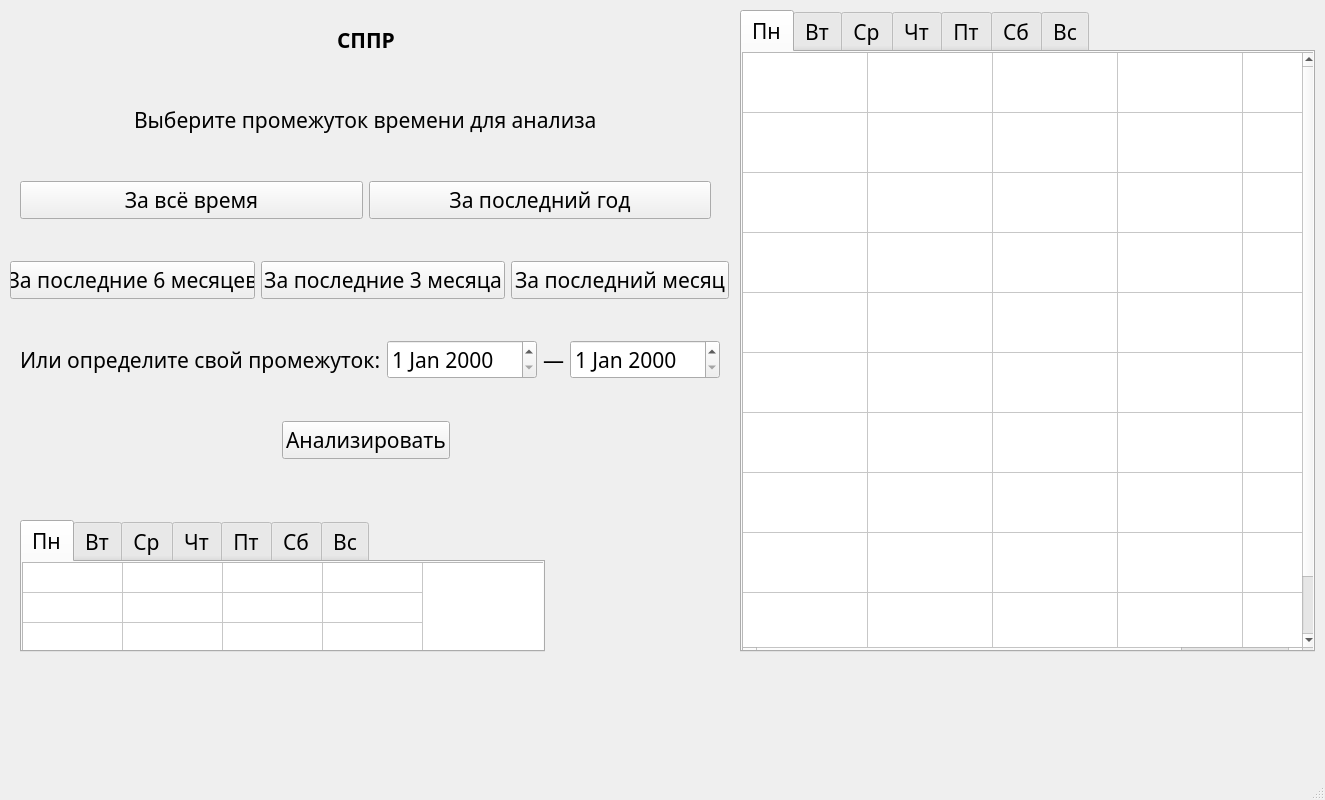
<?xml version="1.0" encoding="UTF-8"?>
<ui version="4.0">
 <class>MainWindow</class>
 <widget class="QMainWindow" name="MainWindow">
  <property name="geometry">
   <rect>
    <x>0</x>
    <y>0</y>
    <width>1325</width>
    <height>800</height>
   </rect>
  </property>
  <property name="windowTitle">
   <string>СППР</string>
  </property>
  <widget class="QWidget" name="centralwidget">
   <widget class="QWidget" name="horizontalLayoutWidget">
    <property name="geometry">
     <rect>
      <x>20</x>
      <y>160</y>
      <width>691</width>
      <height>80</height>
     </rect>
    </property>
    <layout class="QHBoxLayout" name="horizontalLayout">
     <item>
      <widget class="QPushButton" name="all_time">
       <property name="font">
        <font>
         <family>Fira Sans</family>
         <pointsize>16</pointsize>
        </font>
       </property>
       <property name="text">
        <string>За всё время</string>
       </property>
      </widget>
     </item>
     <item>
      <widget class="QPushButton" name="last_year">
       <property name="font">
        <font>
         <family>Fira Sans</family>
         <pointsize>16</pointsize>
        </font>
       </property>
       <property name="text">
        <string>За последний год</string>
       </property>
      </widget>
     </item>
    </layout>
   </widget>
   <widget class="QWidget" name="horizontalLayoutWidget_2">
    <property name="geometry">
     <rect>
      <x>20</x>
      <y>80</y>
      <width>691</width>
      <height>80</height>
     </rect>
    </property>
    <layout class="QHBoxLayout" name="horizontalLayout_2">
     <item>
      <spacer name="horizontalSpacer">
       <property name="orientation">
        <enum>Qt::Horizontal</enum>
       </property>
       <property name="sizeHint" stdset="0">
        <size>
         <width>40</width>
         <height>20</height>
        </size>
       </property>
      </spacer>
     </item>
     <item>
      <widget class="QLabel" name="label">
       <property name="font">
        <font>
         <family>Fira Sans</family>
         <pointsize>16</pointsize>
        </font>
       </property>
       <property name="text">
        <string>Выберите промежуток времени для анализа</string>
       </property>
      </widget>
     </item>
     <item>
      <spacer name="horizontalSpacer_2">
       <property name="orientation">
        <enum>Qt::Horizontal</enum>
       </property>
       <property name="sizeHint" stdset="0">
        <size>
         <width>40</width>
         <height>20</height>
        </size>
       </property>
      </spacer>
     </item>
    </layout>
   </widget>
   <widget class="QWidget" name="horizontalLayoutWidget_3">
    <property name="geometry">
     <rect>
      <x>20</x>
      <y>0</y>
      <width>691</width>
      <height>80</height>
     </rect>
    </property>
    <layout class="QHBoxLayout" name="horizontalLayout_4">
     <item>
      <spacer name="horizontalSpacer_3">
       <property name="orientation">
        <enum>Qt::Horizontal</enum>
       </property>
       <property name="sizeHint" stdset="0">
        <size>
         <width>40</width>
         <height>20</height>
        </size>
       </property>
      </spacer>
     </item>
     <item>
      <widget class="QLabel" name="label_5">
       <property name="font">
        <font>
         <family>Fira Sans</family>
         <pointsize>16</pointsize>
         <weight>75</weight>
         <bold>true</bold>
        </font>
       </property>
       <property name="text">
        <string>СППР</string>
       </property>
      </widget>
     </item>
     <item>
      <spacer name="horizontalSpacer_4">
       <property name="orientation">
        <enum>Qt::Horizontal</enum>
       </property>
       <property name="sizeHint" stdset="0">
        <size>
         <width>40</width>
         <height>20</height>
        </size>
       </property>
      </spacer>
     </item>
    </layout>
   </widget>
   <widget class="QWidget" name="horizontalLayoutWidget_4">
    <property name="geometry">
     <rect>
      <x>20</x>
      <y>320</y>
      <width>782</width>
      <height>80</height>
     </rect>
    </property>
    <layout class="QHBoxLayout" name="horizontalLayout_5">
     <item>
      <widget class="QLabel" name="label_2">
       <property name="font">
        <font>
         <family>Fira Sans</family>
         <pointsize>16</pointsize>
        </font>
       </property>
       <property name="text">
        <string>Или определите свой промежуток:</string>
       </property>
      </widget>
     </item>
     <item>
      <widget class="QDateEdit" name="date_start">
       <property name="font">
        <font>
         <family>Fira Sans</family>
         <pointsize>16</pointsize>
        </font>
       </property>
      </widget>
     </item>
     <item>
      <widget class="QLabel" name="label_3">
       <property name="font">
        <font>
         <family>Fira Sans</family>
         <pointsize>16</pointsize>
        </font>
       </property>
       <property name="text">
        <string>—</string>
       </property>
      </widget>
     </item>
     <item>
      <widget class="QDateEdit" name="date_end">
       <property name="font">
        <font>
         <family>Fira Sans</family>
         <pointsize>16</pointsize>
        </font>
       </property>
      </widget>
     </item>
     <item>
      <spacer name="horizontalSpacer_5">
       <property name="orientation">
        <enum>Qt::Horizontal</enum>
       </property>
       <property name="sizeHint" stdset="0">
        <size>
         <width>40</width>
         <height>20</height>
        </size>
       </property>
      </spacer>
     </item>
    </layout>
   </widget>
   <widget class="QWidget" name="horizontalLayoutWidget_5">
    <property name="geometry">
     <rect>
      <x>20</x>
      <y>400</y>
      <width>691</width>
      <height>80</height>
     </rect>
    </property>
    <layout class="QHBoxLayout" name="horizontalLayout_6">
     <item>
      <spacer name="horizontalSpacer_6">
       <property name="orientation">
        <enum>Qt::Horizontal</enum>
       </property>
       <property name="sizeHint" stdset="0">
        <size>
         <width>40</width>
         <height>20</height>
        </size>
       </property>
      </spacer>
     </item>
     <item>
      <widget class="QPushButton" name="analyze">
       <property name="font">
        <font>
         <family>Fira Sans</family>
         <pointsize>16</pointsize>
        </font>
       </property>
       <property name="text">
        <string>Анализировать</string>
       </property>
      </widget>
     </item>
     <item>
      <spacer name="horizontalSpacer_7">
       <property name="orientation">
        <enum>Qt::Horizontal</enum>
       </property>
       <property name="sizeHint" stdset="0">
        <size>
         <width>40</width>
         <height>20</height>
        </size>
       </property>
      </spacer>
     </item>
    </layout>
   </widget>
   <widget class="QTabWidget" name="tabWidget">
    <property name="geometry">
     <rect>
      <x>740</x>
      <y>10</y>
      <width>575</width>
      <height>642</height>
     </rect>
    </property>
    <property name="font">
     <font>
      <family>Fira Sans</family>
      <pointsize>16</pointsize>
     </font>
    </property>
    <property name="currentIndex">
     <number>0</number>
    </property>
    <widget class="QWidget" name="tab_3">
     <attribute name="title">
      <string>Пн</string>
     </attribute>
     <widget class="QTableWidget" name="predict_table_1">
      <property name="geometry">
       <rect>
        <x>0</x>
        <y>0</y>
        <width>575</width>
        <height>610</height>
       </rect>
      </property>
      <property name="font">
       <font>
        <family>Fira Sans</family>
        <pointsize>16</pointsize>
       </font>
      </property>
      <property name="rowCount">
       <number>10</number>
      </property>
      <property name="columnCount">
       <number>5</number>
      </property>
      <attribute name="horizontalHeaderVisible">
       <bool>false</bool>
      </attribute>
      <attribute name="horizontalHeaderDefaultSectionSize">
       <number>125</number>
      </attribute>
      <attribute name="verticalHeaderVisible">
       <bool>false</bool>
      </attribute>
      <attribute name="verticalHeaderCascadingSectionResizes">
       <bool>true</bool>
      </attribute>
      <attribute name="verticalHeaderMinimumSectionSize">
       <number>60</number>
      </attribute>
      <row/>
      <row/>
      <row/>
      <row/>
      <row/>
      <row/>
      <row/>
      <row/>
      <row/>
      <row/>
      <column/>
      <column/>
      <column/>
      <column/>
      <column/>
     </widget>
    </widget>
    <widget class="QWidget" name="tab_4">
     <attribute name="title">
      <string>Вт</string>
     </attribute>
     <widget class="QTableWidget" name="predict_table_2">
      <property name="geometry">
       <rect>
        <x>0</x>
        <y>0</y>
        <width>575</width>
        <height>610</height>
       </rect>
      </property>
      <property name="font">
       <font>
        <family>Fira Sans</family>
        <pointsize>16</pointsize>
       </font>
      </property>
      <property name="rowCount">
       <number>10</number>
      </property>
      <property name="columnCount">
       <number>5</number>
      </property>
      <attribute name="horizontalHeaderVisible">
       <bool>false</bool>
      </attribute>
      <attribute name="horizontalHeaderDefaultSectionSize">
       <number>125</number>
      </attribute>
      <attribute name="verticalHeaderVisible">
       <bool>false</bool>
      </attribute>
      <attribute name="verticalHeaderCascadingSectionResizes">
       <bool>true</bool>
      </attribute>
      <attribute name="verticalHeaderMinimumSectionSize">
       <number>60</number>
      </attribute>
      <row/>
      <row/>
      <row/>
      <row/>
      <row/>
      <row/>
      <row/>
      <row/>
      <row/>
      <row/>
      <column/>
      <column/>
      <column/>
      <column/>
      <column/>
     </widget>
    </widget>
    <widget class="QWidget" name="tab_5">
     <attribute name="title">
      <string>Ср</string>
     </attribute>
     <widget class="QTableWidget" name="predict_table_3">
      <property name="geometry">
       <rect>
        <x>0</x>
        <y>0</y>
        <width>575</width>
        <height>610</height>
       </rect>
      </property>
      <property name="font">
       <font>
        <family>Fira Sans</family>
        <pointsize>16</pointsize>
       </font>
      </property>
      <property name="rowCount">
       <number>10</number>
      </property>
      <property name="columnCount">
       <number>5</number>
      </property>
      <attribute name="horizontalHeaderVisible">
       <bool>false</bool>
      </attribute>
      <attribute name="horizontalHeaderDefaultSectionSize">
       <number>125</number>
      </attribute>
      <attribute name="verticalHeaderVisible">
       <bool>false</bool>
      </attribute>
      <attribute name="verticalHeaderCascadingSectionResizes">
       <bool>true</bool>
      </attribute>
      <attribute name="verticalHeaderMinimumSectionSize">
       <number>60</number>
      </attribute>
      <row/>
      <row/>
      <row/>
      <row/>
      <row/>
      <row/>
      <row/>
      <row/>
      <row/>
      <row/>
      <column/>
      <column/>
      <column/>
      <column/>
      <column/>
     </widget>
    </widget>
    <widget class="QWidget" name="tab_6">
     <attribute name="title">
      <string>Чт</string>
     </attribute>
     <widget class="QTableWidget" name="predict_table_4">
      <property name="geometry">
       <rect>
        <x>0</x>
        <y>0</y>
        <width>575</width>
        <height>610</height>
       </rect>
      </property>
      <property name="font">
       <font>
        <family>Fira Sans</family>
        <pointsize>16</pointsize>
       </font>
      </property>
      <property name="rowCount">
       <number>10</number>
      </property>
      <property name="columnCount">
       <number>5</number>
      </property>
      <attribute name="horizontalHeaderVisible">
       <bool>false</bool>
      </attribute>
      <attribute name="horizontalHeaderDefaultSectionSize">
       <number>125</number>
      </attribute>
      <attribute name="verticalHeaderVisible">
       <bool>false</bool>
      </attribute>
      <attribute name="verticalHeaderCascadingSectionResizes">
       <bool>true</bool>
      </attribute>
      <attribute name="verticalHeaderMinimumSectionSize">
       <number>60</number>
      </attribute>
      <row/>
      <row/>
      <row/>
      <row/>
      <row/>
      <row/>
      <row/>
      <row/>
      <row/>
      <row/>
      <column/>
      <column/>
      <column/>
      <column/>
      <column/>
     </widget>
    </widget>
    <widget class="QWidget" name="tab_7">
     <attribute name="title">
      <string>Пт</string>
     </attribute>
     <widget class="QTableWidget" name="predict_table_5">
      <property name="geometry">
       <rect>
        <x>0</x>
        <y>0</y>
        <width>575</width>
        <height>610</height>
       </rect>
      </property>
      <property name="font">
       <font>
        <family>Fira Sans</family>
        <pointsize>16</pointsize>
       </font>
      </property>
      <property name="rowCount">
       <number>10</number>
      </property>
      <property name="columnCount">
       <number>5</number>
      </property>
      <attribute name="horizontalHeaderVisible">
       <bool>false</bool>
      </attribute>
      <attribute name="horizontalHeaderDefaultSectionSize">
       <number>125</number>
      </attribute>
      <attribute name="verticalHeaderVisible">
       <bool>false</bool>
      </attribute>
      <attribute name="verticalHeaderCascadingSectionResizes">
       <bool>true</bool>
      </attribute>
      <attribute name="verticalHeaderMinimumSectionSize">
       <number>60</number>
      </attribute>
      <row/>
      <row/>
      <row/>
      <row/>
      <row/>
      <row/>
      <row/>
      <row/>
      <row/>
      <row/>
      <column/>
      <column/>
      <column/>
      <column/>
      <column/>
     </widget>
    </widget>
    <widget class="QWidget" name="tab_8">
     <attribute name="title">
      <string>Сб</string>
     </attribute>
     <widget class="QTableWidget" name="predict_table_6">
      <property name="geometry">
       <rect>
        <x>0</x>
        <y>0</y>
        <width>575</width>
        <height>610</height>
       </rect>
      </property>
      <property name="font">
       <font>
        <family>Fira Sans</family>
        <pointsize>16</pointsize>
       </font>
      </property>
      <property name="rowCount">
       <number>10</number>
      </property>
      <property name="columnCount">
       <number>5</number>
      </property>
      <attribute name="horizontalHeaderVisible">
       <bool>false</bool>
      </attribute>
      <attribute name="horizontalHeaderDefaultSectionSize">
       <number>125</number>
      </attribute>
      <attribute name="verticalHeaderVisible">
       <bool>false</bool>
      </attribute>
      <attribute name="verticalHeaderCascadingSectionResizes">
       <bool>true</bool>
      </attribute>
      <attribute name="verticalHeaderMinimumSectionSize">
       <number>60</number>
      </attribute>
      <row/>
      <row/>
      <row/>
      <row/>
      <row/>
      <row/>
      <row/>
      <row/>
      <row/>
      <row/>
      <column/>
      <column/>
      <column/>
      <column/>
      <column/>
     </widget>
    </widget>
    <widget class="QWidget" name="tab_9">
     <attribute name="title">
      <string>Вс</string>
     </attribute>
     <widget class="QTableWidget" name="predict_table_7">
      <property name="geometry">
       <rect>
        <x>0</x>
        <y>0</y>
        <width>575</width>
        <height>610</height>
       </rect>
      </property>
      <property name="font">
       <font>
        <family>Fira Sans</family>
        <pointsize>16</pointsize>
       </font>
      </property>
      <property name="rowCount">
       <number>10</number>
      </property>
      <property name="columnCount">
       <number>5</number>
      </property>
      <attribute name="horizontalHeaderVisible">
       <bool>false</bool>
      </attribute>
      <attribute name="horizontalHeaderDefaultSectionSize">
       <number>125</number>
      </attribute>
      <attribute name="verticalHeaderVisible">
       <bool>false</bool>
      </attribute>
      <attribute name="verticalHeaderCascadingSectionResizes">
       <bool>true</bool>
      </attribute>
      <attribute name="verticalHeaderMinimumSectionSize">
       <number>60</number>
      </attribute>
      <row/>
      <row/>
      <row/>
      <row/>
      <row/>
      <row/>
      <row/>
      <row/>
      <row/>
      <row/>
      <column/>
      <column/>
      <column/>
      <column/>
      <column/>
     </widget>
    </widget>
   </widget>
   <widget class="QWidget" name="horizontalLayoutWidget_7">
    <property name="geometry">
     <rect>
      <x>10</x>
      <y>240</y>
      <width>719</width>
      <height>80</height>
     </rect>
    </property>
    <layout class="QHBoxLayout" name="horizontalLayout_3">
     <item>
      <widget class="QPushButton" name="last_6_month">
       <property name="font">
        <font>
         <family>Fira Sans</family>
         <pointsize>16</pointsize>
        </font>
       </property>
       <property name="text">
        <string>За последние 6 месяцев</string>
       </property>
      </widget>
     </item>
     <item>
      <widget class="QPushButton" name="last_3_month">
       <property name="font">
        <font>
         <family>Fira Sans</family>
         <pointsize>16</pointsize>
        </font>
       </property>
       <property name="text">
        <string>За последние 3 месяца</string>
       </property>
      </widget>
     </item>
     <item>
      <widget class="QPushButton" name="last_month">
       <property name="font">
        <font>
         <family>Fira Sans</family>
         <pointsize>16</pointsize>
        </font>
       </property>
       <property name="text">
        <string>За последний месяц</string>
       </property>
      </widget>
     </item>
    </layout>
   </widget>
   <widget class="QTabWidget" name="tabWidget_2">
    <property name="geometry">
     <rect>
      <x>20</x>
      <y>520</y>
      <width>525</width>
      <height>132</height>
     </rect>
    </property>
    <property name="font">
     <font>
      <family>Fira Sans</family>
      <pointsize>16</pointsize>
     </font>
    </property>
    <property name="layoutDirection">
     <enum>Qt::LeftToRight</enum>
    </property>
    <property name="tabPosition">
     <enum>QTabWidget::North</enum>
    </property>
    <property name="currentIndex">
     <number>0</number>
    </property>
    <property name="elideMode">
     <enum>Qt::ElideNone</enum>
    </property>
    <widget class="QWidget" name="tab">
     <attribute name="title">
      <string>Пн</string>
     </attribute>
     <widget class="QTableWidget" name="cost_table_1">
      <property name="geometry">
       <rect>
        <x>0</x>
        <y>0</y>
        <width>531</width>
        <height>181</height>
       </rect>
      </property>
      <property name="rowCount">
       <number>3</number>
      </property>
      <property name="columnCount">
       <number>4</number>
      </property>
      <attribute name="horizontalHeaderVisible">
       <bool>false</bool>
      </attribute>
      <attribute name="verticalHeaderVisible">
       <bool>false</bool>
      </attribute>
      <attribute name="verticalHeaderMinimumSectionSize">
       <number>30</number>
      </attribute>
      <row/>
      <row/>
      <row/>
      <column/>
      <column/>
      <column/>
      <column/>
     </widget>
    </widget>
    <widget class="QWidget" name="tab_2">
     <attribute name="title">
      <string>Вт</string>
     </attribute>
     <widget class="QTableWidget" name="cost_table_2">
      <property name="geometry">
       <rect>
        <x>0</x>
        <y>0</y>
        <width>531</width>
        <height>181</height>
       </rect>
      </property>
      <property name="rowCount">
       <number>3</number>
      </property>
      <property name="columnCount">
       <number>4</number>
      </property>
      <attribute name="horizontalHeaderVisible">
       <bool>false</bool>
      </attribute>
      <attribute name="verticalHeaderVisible">
       <bool>false</bool>
      </attribute>
      <attribute name="verticalHeaderMinimumSectionSize">
       <number>30</number>
      </attribute>
      <row/>
      <row/>
      <row/>
      <column/>
      <column/>
      <column/>
      <column/>
     </widget>
    </widget>
    <widget class="QWidget" name="tab_10">
     <attribute name="title">
      <string>Ср</string>
     </attribute>
     <widget class="QTableWidget" name="cost_table_3">
      <property name="geometry">
       <rect>
        <x>0</x>
        <y>0</y>
        <width>531</width>
        <height>181</height>
       </rect>
      </property>
      <property name="rowCount">
       <number>3</number>
      </property>
      <property name="columnCount">
       <number>4</number>
      </property>
      <attribute name="horizontalHeaderVisible">
       <bool>false</bool>
      </attribute>
      <attribute name="verticalHeaderVisible">
       <bool>false</bool>
      </attribute>
      <attribute name="verticalHeaderMinimumSectionSize">
       <number>30</number>
      </attribute>
      <row/>
      <row/>
      <row/>
      <column/>
      <column/>
      <column/>
      <column/>
     </widget>
    </widget>
    <widget class="QWidget" name="tab_11">
     <attribute name="title">
      <string>Чт</string>
     </attribute>
     <widget class="QTableWidget" name="cost_table_4">
      <property name="geometry">
       <rect>
        <x>0</x>
        <y>0</y>
        <width>531</width>
        <height>181</height>
       </rect>
      </property>
      <property name="rowCount">
       <number>3</number>
      </property>
      <property name="columnCount">
       <number>4</number>
      </property>
      <attribute name="horizontalHeaderVisible">
       <bool>false</bool>
      </attribute>
      <attribute name="verticalHeaderVisible">
       <bool>false</bool>
      </attribute>
      <attribute name="verticalHeaderMinimumSectionSize">
       <number>30</number>
      </attribute>
      <row/>
      <row/>
      <row/>
      <column/>
      <column/>
      <column/>
      <column/>
     </widget>
    </widget>
    <widget class="QWidget" name="tab_12">
     <attribute name="title">
      <string>Пт</string>
     </attribute>
     <widget class="QTableWidget" name="cost_table_5">
      <property name="geometry">
       <rect>
        <x>0</x>
        <y>0</y>
        <width>531</width>
        <height>181</height>
       </rect>
      </property>
      <property name="rowCount">
       <number>3</number>
      </property>
      <property name="columnCount">
       <number>4</number>
      </property>
      <attribute name="horizontalHeaderVisible">
       <bool>false</bool>
      </attribute>
      <attribute name="verticalHeaderVisible">
       <bool>false</bool>
      </attribute>
      <attribute name="verticalHeaderMinimumSectionSize">
       <number>30</number>
      </attribute>
      <row/>
      <row/>
      <row/>
      <column/>
      <column/>
      <column/>
      <column/>
     </widget>
    </widget>
    <widget class="QWidget" name="tab_13">
     <attribute name="title">
      <string>Сб</string>
     </attribute>
     <widget class="QTableWidget" name="cost_table_6">
      <property name="geometry">
       <rect>
        <x>0</x>
        <y>0</y>
        <width>531</width>
        <height>181</height>
       </rect>
      </property>
      <property name="rowCount">
       <number>3</number>
      </property>
      <property name="columnCount">
       <number>4</number>
      </property>
      <attribute name="horizontalHeaderVisible">
       <bool>false</bool>
      </attribute>
      <attribute name="verticalHeaderVisible">
       <bool>false</bool>
      </attribute>
      <attribute name="verticalHeaderMinimumSectionSize">
       <number>30</number>
      </attribute>
      <row/>
      <row/>
      <row/>
      <column/>
      <column/>
      <column/>
      <column/>
     </widget>
    </widget>
    <widget class="QWidget" name="tab_14">
     <attribute name="title">
      <string>Вс</string>
     </attribute>
     <widget class="QTableWidget" name="cost_table_7">
      <property name="geometry">
       <rect>
        <x>0</x>
        <y>0</y>
        <width>531</width>
        <height>181</height>
       </rect>
      </property>
      <property name="rowCount">
       <number>3</number>
      </property>
      <property name="columnCount">
       <number>4</number>
      </property>
      <attribute name="horizontalHeaderVisible">
       <bool>false</bool>
      </attribute>
      <attribute name="verticalHeaderVisible">
       <bool>false</bool>
      </attribute>
      <attribute name="verticalHeaderMinimumSectionSize">
       <number>30</number>
      </attribute>
      <row/>
      <row/>
      <row/>
      <column/>
      <column/>
      <column/>
      <column/>
     </widget>
    </widget>
   </widget>
  </widget>
  <widget class="QMenuBar" name="menubar">
   <property name="geometry">
    <rect>
     <x>0</x>
     <y>0</y>
     <width>1325</width>
     <height>33</height>
    </rect>
   </property>
  </widget>
  <widget class="QStatusBar" name="statusbar"/>
 </widget>
 <resources/>
 <connections/>
</ui>
